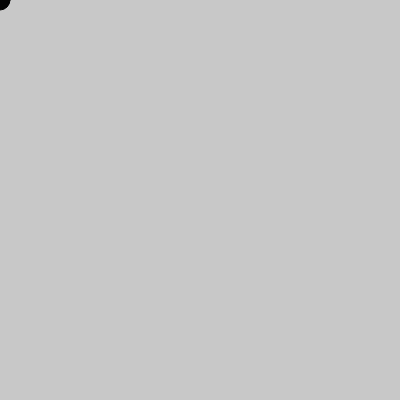
Frame 1 (no input)
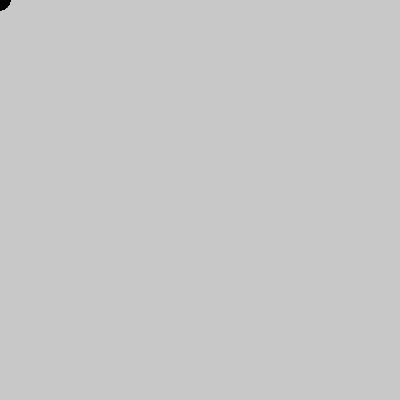
Frame 60 (no input)
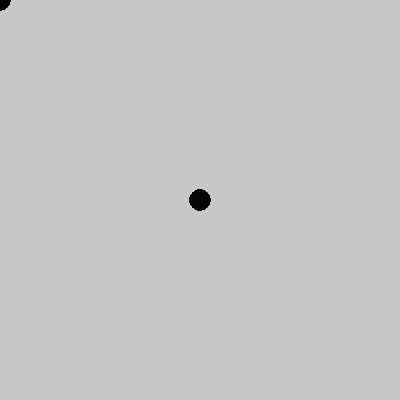
Frame 120 (the mouse pressed at the canvas centre since frame 60)

The p5.js sketch that drew these frames (run headless with seeded random() and noise() and a simulated clock; from frame 60 on, the mouse is pressed at the canvas centre):

// p5.js sketch
// ── sketch.js
function setup() {
  // put setup code here
  createCanvas(400,400);
  background(200);
}

function draw() {
  // put drawing code here
  fill(4)
  ellipse(mouseX,mouseY,20,20)
} 
